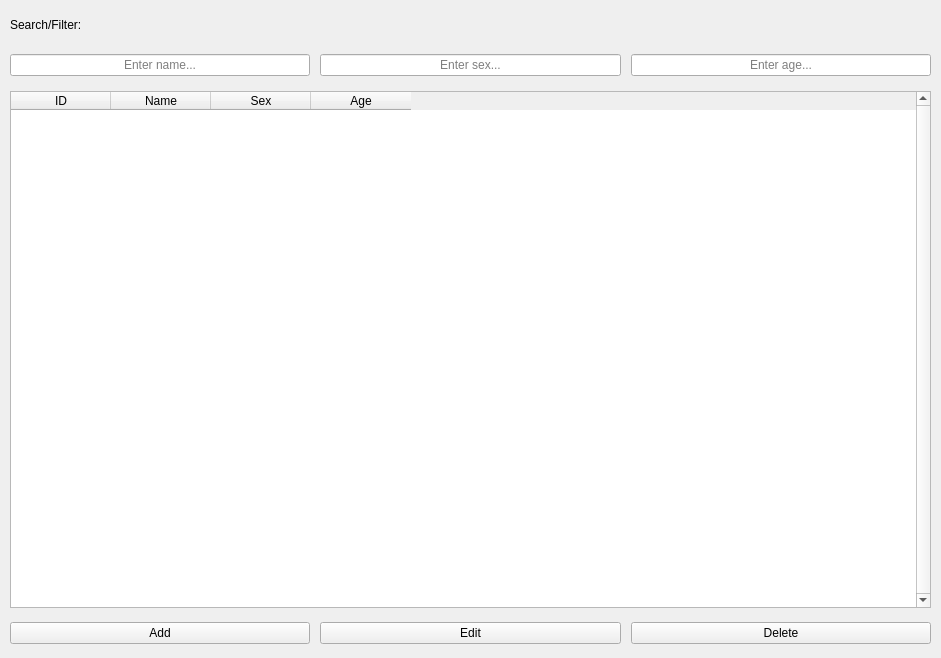
<?xml version="1.0" encoding="UTF-8"?>
<ui version="4.0">
 <class>Patients</class>
 <widget class="QWidget" name="Patients">
  <property name="geometry">
   <rect>
    <x>0</x>
    <y>0</y>
    <width>941</width>
    <height>658</height>
   </rect>
  </property>
  <property name="windowTitle">
   <string/>
  </property>
  <layout class="QVBoxLayout" name="main_layout" stretch="1,1,17,1">
   <property name="spacing">
    <number>10</number>
   </property>
   <property name="leftMargin">
    <number>10</number>
   </property>
   <property name="topMargin">
    <number>10</number>
   </property>
   <property name="rightMargin">
    <number>10</number>
   </property>
   <property name="bottomMargin">
    <number>10</number>
   </property>
   <item>
    <widget class="QLabel" name="lbl_search_filter">
     <property name="text">
      <string>Search/Filter:</string>
     </property>
    </widget>
   </item>
   <item>
    <widget class="QWidget" name="wdgt_search_filter" native="true">
     <layout class="QHBoxLayout" name="wdgt_search_filter_layout" stretch="1,1,1">
      <property name="spacing">
       <number>10</number>
      </property>
      <property name="leftMargin">
       <number>0</number>
      </property>
      <property name="topMargin">
       <number>0</number>
      </property>
      <property name="rightMargin">
       <number>0</number>
      </property>
      <property name="bottomMargin">
       <number>0</number>
      </property>
      <item>
       <widget class="QLineEdit" name="lnedit_name">
        <property name="alignment">
         <set>Qt::AlignCenter</set>
        </property>
        <property name="placeholderText">
         <string>Enter name...</string>
        </property>
       </widget>
      </item>
      <item>
       <widget class="QLineEdit" name="lnedit_sex">
        <property name="alignment">
         <set>Qt::AlignCenter</set>
        </property>
        <property name="placeholderText">
         <string>Enter sex...</string>
        </property>
       </widget>
      </item>
      <item>
       <widget class="QLineEdit" name="lnedit_age">
        <property name="alignment">
         <set>Qt::AlignCenter</set>
        </property>
        <property name="placeholderText">
         <string>Enter age...</string>
        </property>
       </widget>
      </item>
     </layout>
    </widget>
   </item>
   <item>
    <widget class="QTableWidget" name="tblwdgt_patients">
     <property name="verticalScrollBarPolicy">
      <enum>Qt::ScrollBarAlwaysOn</enum>
     </property>
     <property name="editTriggers">
      <set>QAbstractItemView::NoEditTriggers</set>
     </property>
     <property name="alternatingRowColors">
      <bool>true</bool>
     </property>
     <property name="selectionMode">
      <enum>QAbstractItemView::SingleSelection</enum>
     </property>
     <property name="selectionBehavior">
      <enum>QAbstractItemView::SelectRows</enum>
     </property>
     <attribute name="horizontalHeaderHighlightSections">
      <bool>false</bool>
     </attribute>
     <attribute name="verticalHeaderVisible">
      <bool>false</bool>
     </attribute>
     <attribute name="verticalHeaderHighlightSections">
      <bool>false</bool>
     </attribute>
     <column>
      <property name="text">
       <string>ID</string>
      </property>
     </column>
     <column>
      <property name="text">
       <string>Name</string>
      </property>
     </column>
     <column>
      <property name="text">
       <string>Sex</string>
      </property>
     </column>
     <column>
      <property name="text">
       <string>Age</string>
      </property>
     </column>
    </widget>
   </item>
   <item>
    <widget class="QWidget" name="wdgt_page_buttons" native="true">
     <layout class="QHBoxLayout" name="wdgt_page_buttons_layout" stretch="1,1,1">
      <property name="spacing">
       <number>10</number>
      </property>
      <property name="leftMargin">
       <number>0</number>
      </property>
      <property name="topMargin">
       <number>0</number>
      </property>
      <property name="rightMargin">
       <number>0</number>
      </property>
      <property name="bottomMargin">
       <number>0</number>
      </property>
      <item>
       <widget class="QPushButton" name="pshbtn_add">
        <property name="cursor">
         <cursorShape>PointingHandCursor</cursorShape>
        </property>
        <property name="text">
         <string>Add</string>
        </property>
       </widget>
      </item>
      <item>
       <widget class="QPushButton" name="pshbtn_edit">
        <property name="cursor">
         <cursorShape>PointingHandCursor</cursorShape>
        </property>
        <property name="text">
         <string>Edit</string>
        </property>
       </widget>
      </item>
      <item>
       <widget class="QPushButton" name="pshbtn_delete">
        <property name="cursor">
         <cursorShape>PointingHandCursor</cursorShape>
        </property>
        <property name="text">
         <string>Delete</string>
        </property>
       </widget>
      </item>
     </layout>
    </widget>
   </item>
  </layout>
 </widget>
 <resources/>
 <connections/>
</ui>
